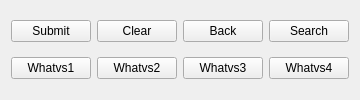
         <widget class="QWidget" name="ButtonWidget" native="true">
          <property name="sizePolicy">
           <sizepolicy hsizetype="Preferred" vsizetype="Fixed">
            <horstretch>0</horstretch>
            <verstretch>0</verstretch>
           </sizepolicy>
          </property>
          <layout class="QGridLayout" name="gridLayout_15">
           <item row="0" column="0">
            <widget class="QPushButton" name="Submit_Button">
             <property name="text">
              <string>Submit</string>
             </property>
            </widget>
           </item>
           <item row="0" column="1">
            <widget class="QPushButton" name="Clear_Button">
             <property name="text">
              <string>Clear</string>
             </property>
            </widget>
           </item>
           <item row="1" column="2">
            <widget class="QPushButton" name="pushButton_7">
             <property name="text">
              <string>Whatvs3</string>
             </property>
            </widget>
           </item>
           <item row="0" column="2">
            <widget class="QPushButton" name="Back_Button">
             <property name="text">
              <string>Back</string>
             </property>
            </widget>
           </item>
           <item row="0" column="3">
            <widget class="QPushButton" name="Search_Button">
             <property name="text">
              <string>Search</string>
             </property>
            </widget>
           </item>
           <item row="1" column="0">
            <widget class="QPushButton" name="pushButton_6">
             <property name="text">
              <string>Whatvs1</string>
             </property>
            </widget>
           </item>
           <item row="1" column="1">
            <widget class="QPushButton" name="pushButton_5">
             <property name="text">
              <string>Whatvs2</string>
             </property>
            </widget>
           </item>
           <item row="1" column="3">
            <widget class="QPushButton" name="pushButton_8">
             <property name="text">
              <string>Whatvs4</string>
             </property>
            </widget>
           </item>
          </layout>
         </widget>
